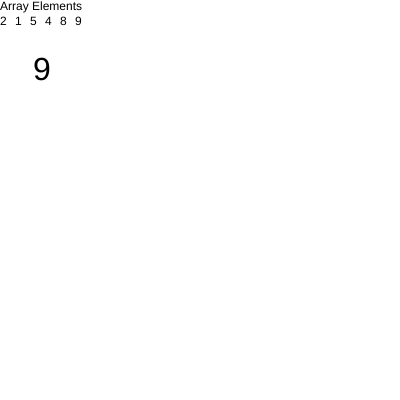
Frame 1 (no input)
Frame 60 (no input): identical to frame 1, image omitted
Frame 120 (the mouse pressed at the canvas centre since frame 60): identical to frame 1, image omitted

The p5.js sketch that drew this single still picture (run headless with seeded random() and noise() and a simulated clock; from frame 60 on, the mouse is pressed at the canvas centre):

// p5.js sketch
// ── sketch.js
function setup() {
  createCanvas(400, 400);
  // Change the elements in the array and run the sketch
  // to show how max() works!
  let numArray = [2, 1, 5, 4, 8, 9];
  fill(0);
  noStroke();
  text("Array Elements", 0, 10);
  // Draw all numbers in the array
  let spacing = 15;
  let elemsY = 25;
  for (let i = 0; i < numArray.length; i++) {
    text(numArray[i], i * spacing, elemsY);
  }
  let maxX = 33;
  let maxY = 80;
  // Draw the Maximum value in the array.
  textSize(32);
  text(max(numArray), maxX, maxY);
  console.log(maxX);
}

function draw() {}
